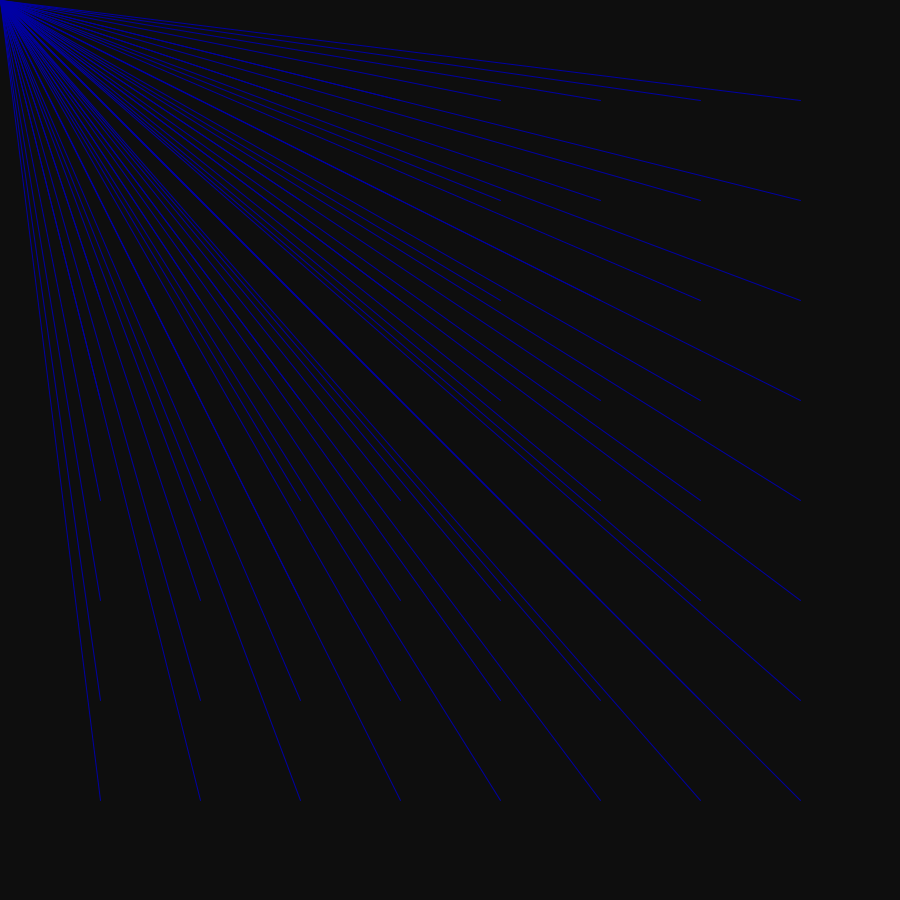
Frame 1 (no input)
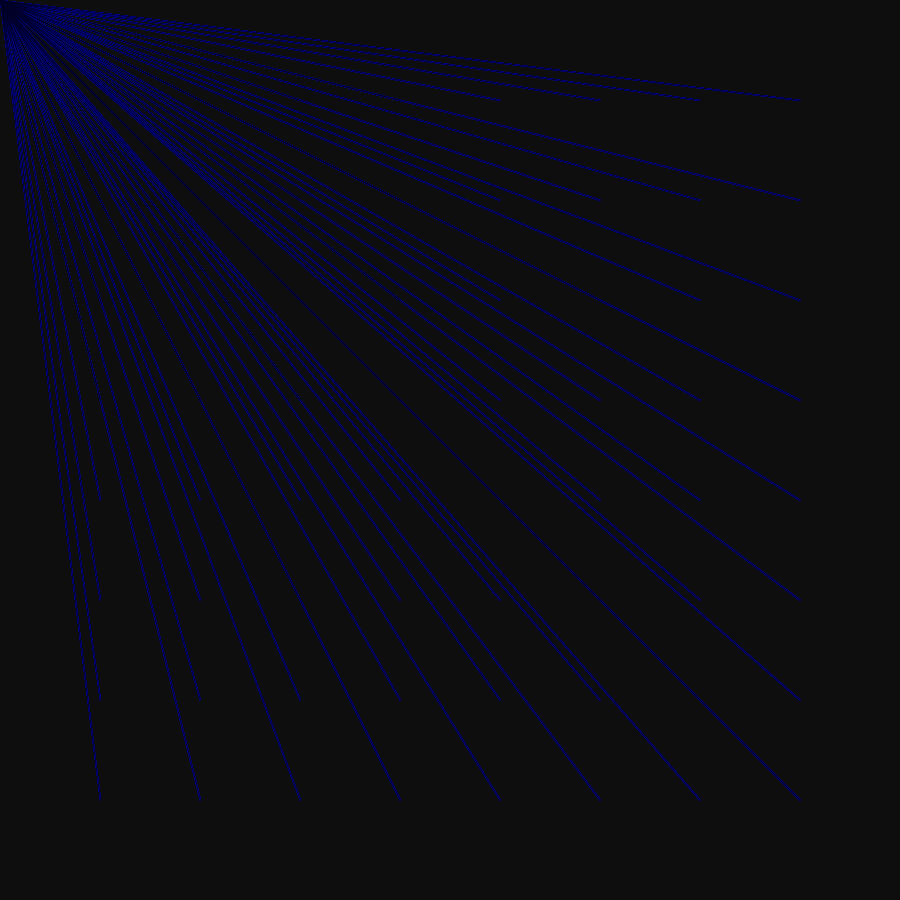
Frame 60 (the mouse pressed at the canvas centre just before this capture)
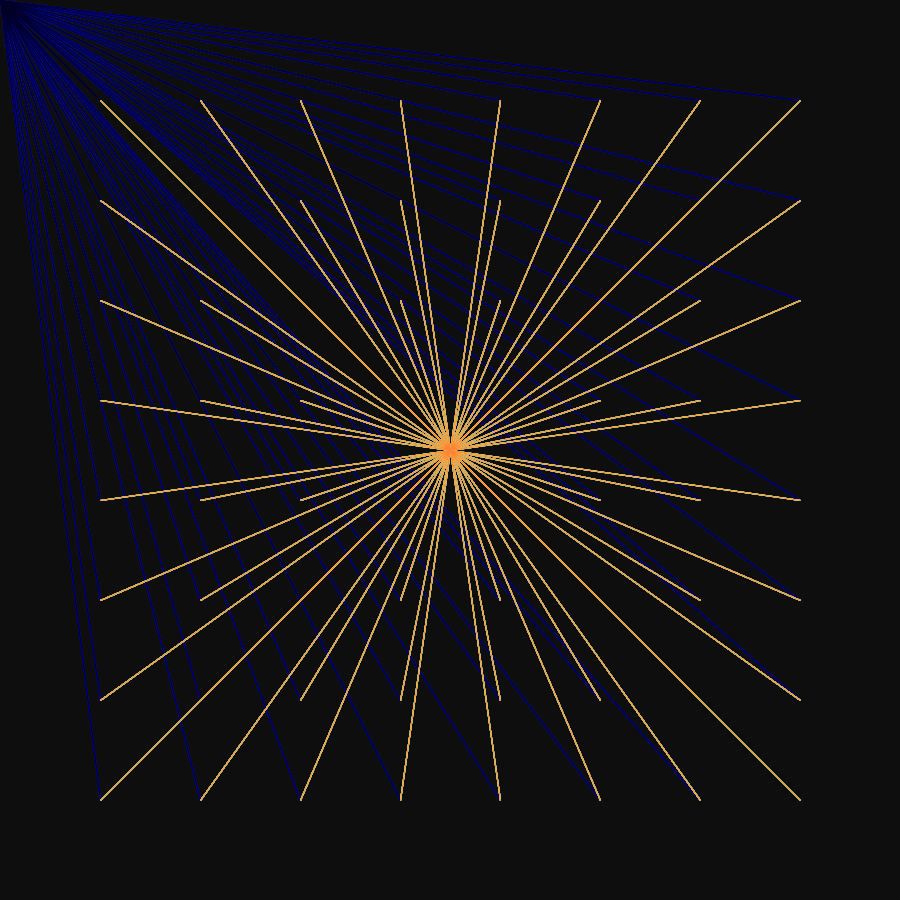
Frame 120 (the mouse held since frame 60 and released just before this capture)

The Processing sketch that drew these frames (run headless with seeded random() and noise(); from frame 60 on, the mouse is pressed at the canvas centre):

// Processing sketch: processing_52637
// ── processing_52637.pde

float circleX = 400;
float circleY = 400;

float eyeR;
float eyeG;
float eyeB;

float cubeX;
float cubeY;


void setup() {
  size(900, 900);
  smooth();
  background(14);
}

void draw () {
  smooth();

  cubeX = mouseX;
  cubeY = mouseY;
  //cubeX = cubeX+100;
  //cubeY = cubeY+100;
  println(cubeX);

  eyeR = random(mouseX);
  eyeG = random(mouseY);
  eyeB = random(255);

  strokeWeight(1);

  stroke(eyeR, eyeG, eyeB);
  line(100, 100, cubeX, cubeY);
  line(100, 200, cubeX, cubeY);
  line(100, 300, cubeX, cubeY);
  line(100, 400, cubeX, cubeY);
  line(100, 500, cubeX, cubeY);
  line(100, 600, cubeX, cubeY);
  line(100, 700, cubeX, cubeY);
  line(100, 800, cubeX, cubeY);
  line(200, 100, cubeX, cubeY);
  line(200, 200, cubeX, cubeY);
  line(200, 300, cubeX, cubeY);
  line(200, 400, cubeX, cubeY);
  line(200, 500, cubeX, cubeY);
  line(200, 600, cubeX, cubeY);
  line(200, 700, cubeX, cubeY);
  line(200, 800, cubeX, cubeY);
  line(300, 100, cubeX, cubeY);
  line(300, 200, cubeX, cubeY);
  line(300, 300, cubeX, cubeY);
  line(300, 400, cubeX, cubeY);
  line(300, 500, cubeX, cubeY);
  line(300, 600, cubeX, cubeY);
  line(300, 700, cubeX, cubeY);
  line(300, 800, cubeX, cubeY);
  line(400, 100, cubeX, cubeY);
  line(400, 200, cubeX, cubeY);
  line(400, 300, cubeX, cubeY);
  line(400, 400, cubeX, cubeY);
  line(400, 500, cubeX, cubeY);
  line(400, 600, cubeX, cubeY);
  line(400, 700, cubeX, cubeY);
  line(400, 800, cubeX, cubeY);
  line(500, 100, cubeX, cubeY);
  line(500, 200, cubeX, cubeY);
  line(500, 300, cubeX, cubeY);
  line(500, 400, cubeX, cubeY);
  line(500, 500, cubeX, cubeY);
  line(500, 600, cubeX, cubeY);
  line(500, 700, cubeX, cubeY);
  line(500, 800, cubeX, cubeY);
  line(600, 100, cubeX, cubeY);
  line(600, 200, cubeX, cubeY);
  line(600, 300, cubeX, cubeY);
  line(600, 400, cubeX, cubeY);
  line(600, 500, cubeX, cubeY);
  line(600, 600, cubeX, cubeY);
  line(600, 700, cubeX, cubeY);
  line(600, 800, cubeX, cubeY);
  line(700, 100, cubeX, cubeY);
  line(700, 200, cubeX, cubeY);
  line(700, 300, cubeX, cubeY);
  line(700, 400, cubeX, cubeY);
  line(700, 500, cubeX, cubeY);
  line(700, 600, cubeX, cubeY);
  line(700, 700, cubeX, cubeY);
  line(700, 800, cubeX, cubeY);
  line(800, 100, cubeX, cubeY);
  line(800, 200, cubeX, cubeY);
  line(800, 300, cubeX, cubeY);
  line(800, 400, cubeX, cubeY);
  line(800, 500, cubeX, cubeY);
  line(800, 600, cubeX, cubeY);
  line(800, 700, cubeX, cubeY);
  line(800, 800, cubeX, cubeY);
  
}

////conditionals
//if (mouseX>width/2){
//  eyeR = eyeR+1;
//  eyeG = eyeG;
//  eyeB = eyeB;}
//  else{
//  eyeR = 0;
//  eyeG = 0;
//  eyeB = 0;}
  
//  if (mouseY>height/2){
//  eyeR = eyeR;
//  eyeG = eyeG+1;
//  eyeB = eyeB;}
//  else{
//  eyeR = 0;
//  eyeG = 0;
//  eyeB = 0;}
  
//    if (mousePressed){
//  eyeR = eyeR;
//  eyeG = eyeG;
//  eyeB = eyeB+1;}
//  else{
//  eyeR = 0;
//  eyeG = 0;
//  eyeB = 0;}

void mousePressed() {
  background(0);
  cubeY = cubeY+900;
}

void keyPressed() {
  background(255);
}



////////////////////////////////////////////////////////////////////////////
//  eyeR = random(255);
//  eyeG = random(255);
//  eyeB = random(255);
//  fill((abs(mouseY-pmouseY)),(abs(mouseY-pmouseY)),(abs(mouseY-pmouseY)));

//  rect(circleX,circleY,circleY+10,circleY-10);

//  circleX = mouseX;
//  circleY = mouseY+6;

//   smooth();
//  eyeR = random(255);
//  eyeG = random(255);
//  eyeB = random(255);
//  fill((abs(mouseY-pmouseY)),(abs(pmouseY-mouseY)),(abs(mouseY-pmouseY)));
//  rect(circleX,circleY,(abs(mouseY-pmouseY)),(abs(mouseY-pmouseY)));
//  }
////////////////////////////////////////////////////////////////////////////
